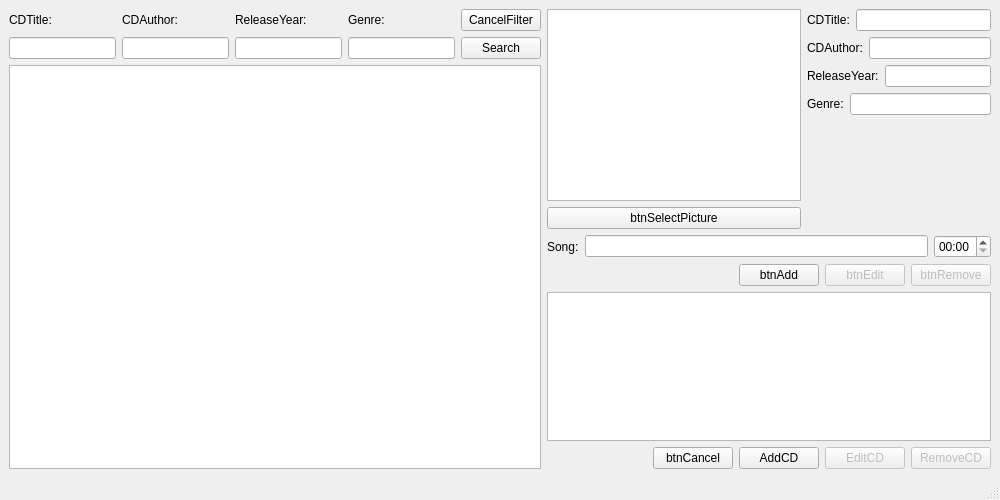
<?xml version="1.0" encoding="UTF-8"?>
<ui version="4.0">
 <class>MainWindow</class>
 <widget class="QMainWindow" name="MainWindow">
  <property name="geometry">
   <rect>
    <x>0</x>
    <y>0</y>
    <width>1000</width>
    <height>500</height>
   </rect>
  </property>
  <property name="sizePolicy">
   <sizepolicy hsizetype="Preferred" vsizetype="Preferred">
    <horstretch>0</horstretch>
    <verstretch>0</verstretch>
   </sizepolicy>
  </property>
  <property name="minimumSize">
   <size>
    <width>1000</width>
    <height>500</height>
   </size>
  </property>
  <property name="maximumSize">
   <size>
    <width>16777215</width>
    <height>16777215</height>
   </size>
  </property>
  <property name="baseSize">
   <size>
    <width>1000</width>
    <height>500</height>
   </size>
  </property>
  <property name="windowTitle">
   <string>CDbase</string>
  </property>
  <widget class="QWidget" name="centralwidget">
   <property name="minimumSize">
    <size>
     <width>0</width>
     <height>0</height>
    </size>
   </property>
   <layout class="QHBoxLayout" name="horizontalLayout_7">
    <item>
     <layout class="QVBoxLayout" name="verticalLayout_7">
      <item>
       <layout class="QHBoxLayout" name="horizontalLayout_2">
        <item>
         <layout class="QVBoxLayout" name="verticalLayout">
          <item>
           <widget class="QLabel" name="lblSearchTitle">
            <property name="text">
             <string>CDTitle:</string>
            </property>
           </widget>
          </item>
          <item>
           <widget class="QLineEdit" name="leSearchTitle"/>
          </item>
         </layout>
        </item>
        <item>
         <layout class="QVBoxLayout" name="verticalLayout_3">
          <item>
           <widget class="QLabel" name="lblSearchAuthor">
            <property name="text">
             <string>CDAuthor:</string>
            </property>
           </widget>
          </item>
          <item>
           <widget class="QLineEdit" name="leSearchAuthor"/>
          </item>
         </layout>
        </item>
        <item>
         <layout class="QVBoxLayout" name="verticalLayout_4">
          <item>
           <widget class="QLabel" name="lblSearchYear">
            <property name="text">
             <string>ReleaseYear:</string>
            </property>
           </widget>
          </item>
          <item>
           <widget class="QLineEdit" name="leSearchYear"/>
          </item>
         </layout>
        </item>
        <item>
         <layout class="QVBoxLayout" name="verticalLayout_5">
          <item>
           <widget class="QLabel" name="lblSearchGenre">
            <property name="text">
             <string>Genre:</string>
            </property>
           </widget>
          </item>
          <item>
           <widget class="QLineEdit" name="leSearchGenre"/>
          </item>
         </layout>
        </item>
        <item>
         <layout class="QVBoxLayout" name="verticalLayout_6">
          <item>
           <widget class="QPushButton" name="btnResetSearch">
            <property name="text">
             <string>CancelFilter</string>
            </property>
           </widget>
          </item>
          <item>
           <widget class="QPushButton" name="btnSearch">
            <property name="text">
             <string>Search</string>
            </property>
           </widget>
          </item>
         </layout>
        </item>
       </layout>
      </item>
      <item>
       <widget class="QTableView" name="tvDisplayedCDs">
        <property name="sizeAdjustPolicy">
         <enum>QAbstractScrollArea::AdjustToContentsOnFirstShow</enum>
        </property>
        <property name="alternatingRowColors">
         <bool>true</bool>
        </property>
        <property name="selectionMode">
         <enum>QAbstractItemView::SingleSelection</enum>
        </property>
        <property name="selectionBehavior">
         <enum>QAbstractItemView::SelectRows</enum>
        </property>
        <property name="sortingEnabled">
         <bool>false</bool>
        </property>
        <attribute name="verticalHeaderStretchLastSection">
         <bool>false</bool>
        </attribute>
       </widget>
      </item>
     </layout>
    </item>
    <item>
     <layout class="QVBoxLayout" name="verticalLayout_9">
      <item>
       <layout class="QHBoxLayout" name="horizontalLayout_6">
        <item>
         <layout class="QVBoxLayout" name="verticalLayout_8">
          <item>
           <widget class="QGraphicsView" name="gvBooklet"/>
          </item>
          <item>
           <widget class="QPushButton" name="btnSelectPicture">
            <property name="text">
             <string>btnSelectPicture</string>
            </property>
           </widget>
          </item>
         </layout>
        </item>
        <item>
         <layout class="QVBoxLayout" name="verticalLayout_2">
          <item>
           <layout class="QHBoxLayout" name="horizontalLayout_5">
            <item>
             <widget class="QLabel" name="lblCDName">
              <property name="text">
               <string>CDTitle:</string>
              </property>
             </widget>
            </item>
            <item>
             <widget class="QLineEdit" name="leCDName"/>
            </item>
           </layout>
          </item>
          <item>
           <layout class="QHBoxLayout" name="horizontalLayout_4">
            <item>
             <widget class="QLabel" name="lblCDAuthor">
              <property name="text">
               <string>CDAuthor:</string>
              </property>
             </widget>
            </item>
            <item>
             <widget class="QLineEdit" name="leCDAuthor"/>
            </item>
           </layout>
          </item>
          <item>
           <layout class="QHBoxLayout" name="horizontalLayout_3">
            <item>
             <widget class="QLabel" name="lblCDYear">
              <property name="text">
               <string>ReleaseYear:</string>
              </property>
             </widget>
            </item>
            <item>
             <widget class="QLineEdit" name="leCDYear"/>
            </item>
           </layout>
          </item>
          <item>
           <layout class="QHBoxLayout" name="horizontalLayout">
            <item>
             <widget class="QLabel" name="lblAddGenre">
              <property name="text">
               <string>Genre:</string>
              </property>
             </widget>
            </item>
            <item>
             <widget class="QLineEdit" name="leGenre"/>
            </item>
           </layout>
          </item>
          <item>
           <spacer name="verticalSpacer">
            <property name="orientation">
             <enum>Qt::Vertical</enum>
            </property>
            <property name="sizeHint" stdset="0">
             <size>
              <width>20</width>
              <height>40</height>
             </size>
            </property>
           </spacer>
          </item>
         </layout>
        </item>
       </layout>
      </item>
      <item>
       <layout class="QVBoxLayout" name="l_9_song_edit">
        <item>
         <layout class="QHBoxLayout" name="hl_5_5_CD_song">
          <item>
           <widget class="QLabel" name="lblSong">
            <property name="text">
             <string>Song:</string>
            </property>
           </widget>
          </item>
          <item>
           <widget class="QLineEdit" name="leSongTitle"/>
          </item>
          <item>
           <widget class="QTimeEdit" name="teSongDuration">
            <property name="currentSection">
             <enum>QDateTimeEdit::MinuteSection</enum>
            </property>
            <property name="displayFormat">
             <string>mm:ss</string>
            </property>
            <property name="currentSectionIndex">
             <number>0</number>
            </property>
            <property name="timeSpec">
             <enum>Qt::UTC</enum>
            </property>
            <property name="time">
             <time>
              <hour>0</hour>
              <minute>0</minute>
              <second>0</second>
             </time>
            </property>
           </widget>
          </item>
         </layout>
        </item>
        <item>
         <layout class="QHBoxLayout" name="l_5_6_song_buttons">
          <item>
           <spacer name="horizontalSpacer_2">
            <property name="orientation">
             <enum>Qt::Horizontal</enum>
            </property>
            <property name="sizeHint" stdset="0">
             <size>
              <width>40</width>
              <height>20</height>
             </size>
            </property>
           </spacer>
          </item>
          <item>
           <widget class="QPushButton" name="btnAddSong">
            <property name="text">
             <string>btnAdd</string>
            </property>
           </widget>
          </item>
          <item>
           <widget class="QPushButton" name="btnEditSong">
            <property name="enabled">
             <bool>false</bool>
            </property>
            <property name="text">
             <string>btnEdit</string>
            </property>
           </widget>
          </item>
          <item>
           <widget class="QPushButton" name="btnRemoveSong">
            <property name="enabled">
             <bool>false</bool>
            </property>
            <property name="text">
             <string>btnRemove</string>
            </property>
           </widget>
          </item>
         </layout>
        </item>
       </layout>
      </item>
      <item>
       <widget class="QTableView" name="tvDisplayedSongs">
        <property name="sizeAdjustPolicy">
         <enum>QAbstractScrollArea::AdjustToContentsOnFirstShow</enum>
        </property>
        <property name="alternatingRowColors">
         <bool>true</bool>
        </property>
        <property name="selectionMode">
         <enum>QAbstractItemView::SingleSelection</enum>
        </property>
        <property name="selectionBehavior">
         <enum>QAbstractItemView::SelectRows</enum>
        </property>
       </widget>
      </item>
      <item>
       <layout class="QHBoxLayout" name="l_9_bottom_buttons">
        <item>
         <spacer name="horizontalSpacer">
          <property name="orientation">
           <enum>Qt::Horizontal</enum>
          </property>
          <property name="sizeHint" stdset="0">
           <size>
            <width>40</width>
            <height>20</height>
           </size>
          </property>
         </spacer>
        </item>
        <item>
         <widget class="QPushButton" name="btnCancel">
          <property name="text">
           <string>btnCancel</string>
          </property>
         </widget>
        </item>
        <item>
         <widget class="QPushButton" name="btnAddCD">
          <property name="text">
           <string>AddCD</string>
          </property>
         </widget>
        </item>
        <item>
         <widget class="QPushButton" name="btnSaveEdit">
          <property name="enabled">
           <bool>false</bool>
          </property>
          <property name="text">
           <string>EditCD</string>
          </property>
         </widget>
        </item>
        <item>
         <widget class="QPushButton" name="btnRemoveCD">
          <property name="enabled">
           <bool>false</bool>
          </property>
          <property name="text">
           <string>RemoveCD</string>
          </property>
         </widget>
        </item>
       </layout>
      </item>
     </layout>
    </item>
   </layout>
  </widget>
  <widget class="QStatusBar" name="statusbar"/>
  <action name="menuUkoncit">
   <property name="text">
    <string>btnExit</string>
   </property>
  </action>
 </widget>
 <tabstops>
  <tabstop>tvDisplayedCDs</tabstop>
  <tabstop>leCDName</tabstop>
  <tabstop>leCDAuthor</tabstop>
  <tabstop>leCDYear</tabstop>
  <tabstop>leGenre</tabstop>
  <tabstop>btnSelectPicture</tabstop>
  <tabstop>gvBooklet</tabstop>
  <tabstop>leSongTitle</tabstop>
  <tabstop>teSongDuration</tabstop>
  <tabstop>btnAddSong</tabstop>
  <tabstop>btnEditSong</tabstop>
  <tabstop>btnRemoveSong</tabstop>
  <tabstop>tvDisplayedSongs</tabstop>
  <tabstop>btnAddCD</tabstop>
  <tabstop>btnSaveEdit</tabstop>
  <tabstop>btnRemoveCD</tabstop>
  <tabstop>btnCancel</tabstop>
  <tabstop>leSearchTitle</tabstop>
  <tabstop>leSearchAuthor</tabstop>
  <tabstop>leSearchYear</tabstop>
  <tabstop>leSearchGenre</tabstop>
  <tabstop>btnSearch</tabstop>
  <tabstop>btnResetSearch</tabstop>
 </tabstops>
 <resources/>
 <connections/>
 <slots>
  <slot>addNewCD()</slot>
 </slots>
</ui>
